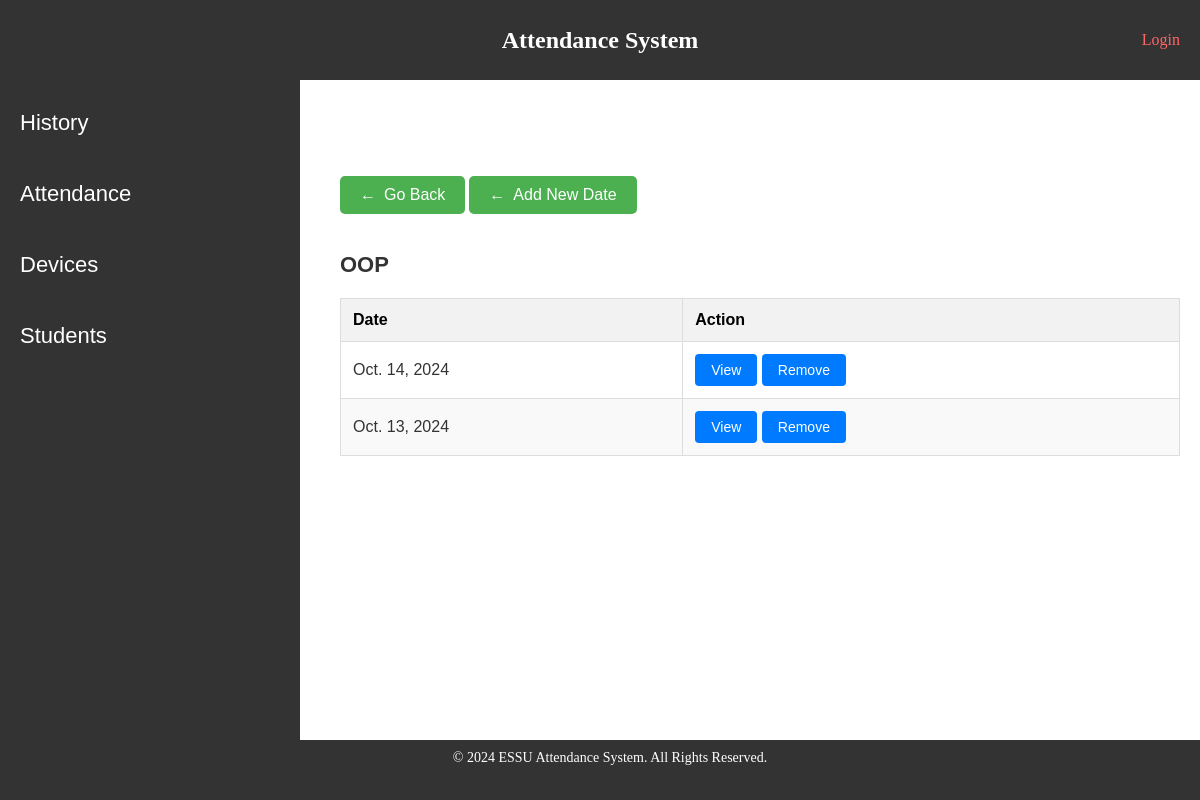
Page /event/4/ on the committed database.
### attendance_app/models.py (models this page shows, shortened)
class Event(models.Model):
    device = models.ForeignKey(Device, on_delete=models.CASCADE)
    name = models.CharField(max_length=200, unique=True)
    instructor = models.CharField(max_length=200)

class Day(models.Model):
    date = models.DateField()
    event = models.ForeignKey(Event, on_delete=models.CASCADE)

### attendance_app/views.py (the view, shortened to what this page needs)
# urls.py: path("event/<int:event_id>/",views.event, name='event'),
def event(request, event_id):
    event1 = Event.objects.get(id=event_id)
    days = event1.day_set.all()
    return render(request, "attendance_app/event.html", {'days':days, "event":event1})

### attendance_app/templates/attendance_app/event.html (shortened to what this page needs)
{% extends "attendance_app/control_panel.html" %}
{% block content %}
    <p>
        <a href="{% url 'attendance_app:events' %}" class="back-link">Go Back</a>
        <a href="{% url 'attendance_app:add_day' event.id %}" class="back-link">Add New Date</a>
    </p>
    <h2 class="attendance_dashboard_h2">{{event.name}}</h2>
     <table class="table1">
        <thead>
            <tr>
                <th>Date</th>
                <th>Action</th>
            </tr>
        </thead>
        <tbody>
            {% for day in days %}
            <tr>
                <td>{{day.date}}</td>
                <td>
                    <a href="{% url 'attendance_app:attendance_for_today' day.id %}" class="view-btn">View</a>
                    <a href="{% url 'attendance_app:delete_day' day.id %}" class="view-btn">Remove</a>
                </td>
            </tr>
            {% empty %}
            <tr>
                <td colspan="2">No dates for this event</td>
            </tr>
            {% endfor %}
        </tbody>
    </table>
{% endblock content %}

### attendance_app/static/attendance_app/css/style.css (style rules this page uses)
.back-link { display: inline-block; background-color: #4CAF50; color: white; padding: 10px 20px; text-decoration: none; border-radius: 5px; font-family: Arial, sans-serif; font-size: 16px; transition: background-color 0.3s ease; margin-bottom: 20px; }
.back-link:before { content: "\2190"; margin-right: 8px; }
.attendance_dashboard_h2 { font-family: Arial, sans-serif; color: #333; font-size:22px; margin-bottom: 20px; }
.table1 a.view-btn { display: inline-block; padding: 8px 16px; background-color: #007BFF; color: white; text-decoration: none; border-radius: 4px; font-family: Arial, sans-serif; font-size: 14px; transition: background-color 0.3s ease, color 0.3s ease; }
.table1 { width: 100%; border-collapse: collapse; margin: 20px 0; font-family: Arial, sans-serif; font-size: 16px; text-align: left; }
.table1 th, .table1 td { border: 1px solid #ddd; padding: 12px; }
.table1 th { background-color: #f2f2f2; font-weight: bold; }
.table1 tr:nth-child(even) { background-color: #f9f9f9; }
.table1 td { color: #333; }
html, body { height: 100%; margin: 0; }

### rows in the picture
Event: name "OOP"
Day: date "Oct. 14, 2024"
Day: date "Oct. 13, 2024"
